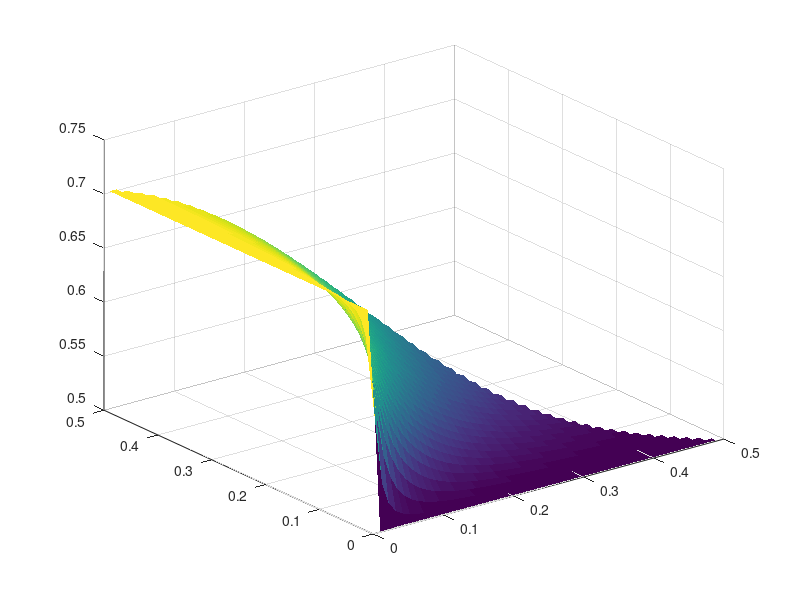

The MATLAB script that drew this image:
eta=0:0.01:1;
[e1,e2]=meshgrid(eta,eta);
e3=0.5;

mask=e1+e2+e3<=1;

e1=mask.*e1;
e2=mask.*e2;

L12=0.35;
L23=0.705;
L13=0.5;
L=(L12*e1.^2.*e2.^2+L23*e2.^2.*e3.^2+L13*e1.^2.*e3.^2)./(e1.^2.*e2.^2+e2.^2.*e3.^2+e1.^2.*e3.^2);

surf(e1,e2,L,'edgecolor','none')